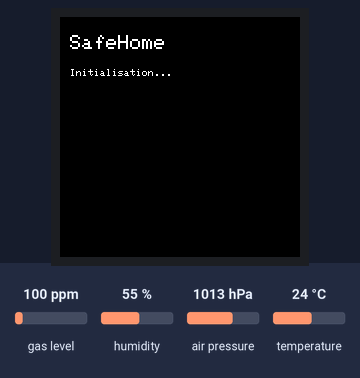
This sketch was run on a simulated ESP32. Shown: 240×240 colour display. The inputs (shaded band) are chosen by the test bench; at power-on: gas level 100 ppm, humidity 55 %, air pressure 1013 hPa, temperature 24 °C. WiFi joins after 1.5 s; servers stay silent unless stated; uploads are accepted with an empty reply; what the sketch prints to the serial monitor is not drawn.

Above: at 0.8 s.
At 11.0 s:
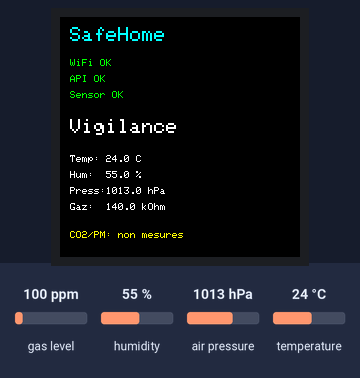
11.1 s: gas level set to 20 ppm
23.6 s: humidity set to 69 %
36.1 s: humidity set to 72 %
At 41.1 s:
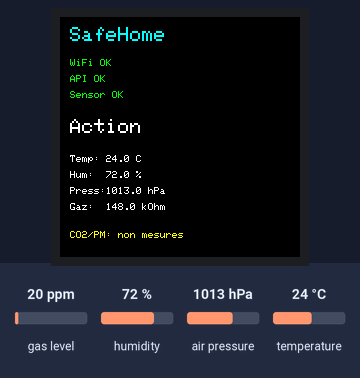
48.6 s: air pressure set to 952 hPa
At 50.9 s:
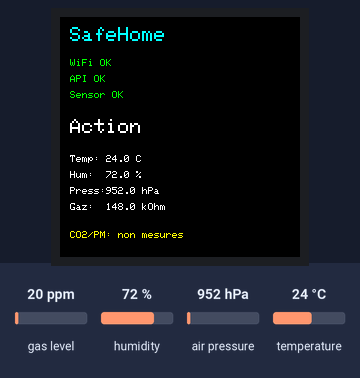
61.1 s: temperature set to 12 °C
73.6 s: humidity set to 40 %
At 81.6 s:
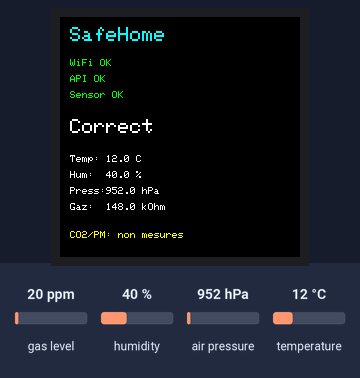
Timing chart, 0 to 83.1 s (numbered marks = the images above; inputs shaded):
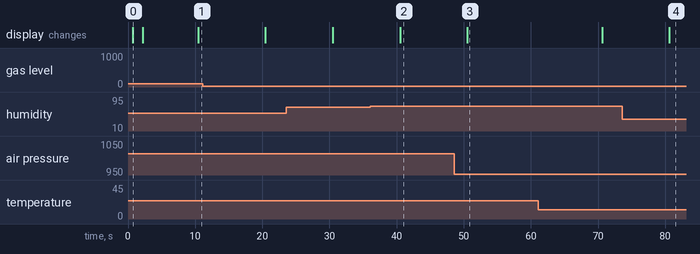

The sketch:

safehome_esp32_bme680_tft.ino
```cpp
#include <Adafruit_BME680.h>
#include <Adafruit_GFX.h>
#include <Adafruit_ST7789.h>
#include <ArduinoJson.h>
#include <HTTPClient.h>
#include <SPI.h>
#include <WiFi.h>
#include <Wire.h>

#include "config.h"

Adafruit_BME680 bme;
Adafruit_ST7789 tft = Adafruit_ST7789(TFT_CS_PIN, TFT_DC_PIN, TFT_RST_PIN);

bool sensorOk = false;
bool apiOk = false;
unsigned long lastSendAt = 0;

struct Reading {
  float temperature;
  float humidity;
  float pressure;
  uint32_t gasResistance;
  int battery;
};

void drawStatusLine(const char* label, bool ok, int16_t y) {
  tft.setCursor(10, y);
  tft.setTextColor(ok ? ST77XX_GREEN : ST77XX_RED);
  tft.setTextSize(1);
  tft.print(label);
  tft.print(ok ? " OK" : " KO");
}

void drawBootScreen(const char* message) {
  tft.fillScreen(ST77XX_BLACK);
  tft.setTextColor(ST77XX_WHITE);
  tft.setTextSize(2);
  tft.setCursor(10, 18);
  tft.print("SafeHome");
  tft.setTextSize(1);
  tft.setCursor(10, 52);
  tft.print(message);
}

int readBatteryPercent() {
  if (BATTERY_ADC_PIN < 0) return -1;

  int raw = analogRead(BATTERY_ADC_PIN);
  float voltage = (raw / 4095.0) * 3.3 * 2.0;
  float percent = (voltage - BATTERY_MIN_VOLTAGE) * 100.0 / (BATTERY_MAX_VOLTAGE - BATTERY_MIN_VOLTAGE);
  if (percent < 0) percent = 0;
  if (percent > 100) percent = 100;
  return (int)round(percent);
}

bool connectWifi() {
  WiFi.mode(WIFI_STA);
  WiFi.begin(WIFI_SSID, WIFI_PASSWORD);

  unsigned long started = millis();
  while (WiFi.status() != WL_CONNECTED && millis() - started < 15000) {
    delay(300);
  }
  return WiFi.status() == WL_CONNECTED;
}

bool setupSensor() {
  Wire.begin(BME680_SDA_PIN, BME680_SCL_PIN);

  if (!bme.begin(0x76) && !bme.begin(0x77)) {
    return false;
  }

  bme.setTemperatureOversampling(BME680_OS_8X);
  bme.setHumidityOversampling(BME680_OS_2X);
  bme.setPressureOversampling(BME680_OS_4X);
  bme.setIIRFilterSize(BME680_FILTER_SIZE_3);
  bme.setGasHeater(320, 150);
  return true;
}

bool readBme680(Reading &reading) {
  if (!sensorOk || !bme.performReading()) {
    return false;
  }

  reading.temperature = bme.temperature;
  reading.humidity = bme.humidity;
  reading.pressure = bme.pressure / 100.0;
  reading.gasResistance = bme.gas_resistance;
  reading.battery = readBatteryPercent();
  return true;
}

String buildPayload(const Reading &reading) {
  StaticJsonDocument<384> doc;
  doc["device_id"] = DEVICE_ID;
  doc["temperature"] = round(reading.temperature * 10.0) / 10.0;
  doc["humidity"] = round(reading.humidity * 10.0) / 10.0;
  doc["pressure"] = round(reading.pressure * 10.0) / 10.0;
  doc["gas_resistance"] = reading.gasResistance;
  if (reading.battery >= 0) {
    doc["battery"] = reading.battery;
  }

  String payload;
  serializeJson(doc, payload);
  return payload;
}

bool postToSafeHome(const Reading &reading) {
  if (WiFi.status() != WL_CONNECTED) {
    connectWifi();
  }
  if (WiFi.status() != WL_CONNECTED) {
    return false;
  }

  HTTPClient http;
  http.begin(SAFEHOME_API_URL);
  http.addHeader("Content-Type", "application/json");

  String payload = buildPayload(reading);
  int httpCode = http.POST(payload);
  String response = http.getString();
  http.end();

  Serial.print("POST ");
  Serial.print(httpCode);
  Serial.print(" ");
  Serial.println(response);

  return httpCode >= 200 && httpCode < 300;
}

String estimatedStatus(uint32_t gasResistance, float humidity, float temperature) {
  if (humidity > 70 || gasResistance < 50000 || temperature > 25) {
    return "Action";
  }
  if (humidity < 40 || humidity > 60 || gasResistance < 100000 || temperature > 22) {
    return "Vigilance";
  }
  return "Correct";
}

void drawReading(const Reading &reading) {
  tft.fillScreen(ST77XX_BLACK);
  tft.setTextWrap(false);

  tft.setCursor(10, 10);
  tft.setTextColor(ST77XX_CYAN);
  tft.setTextSize(2);
  tft.print("SafeHome");

  tft.setTextSize(1);
  drawStatusLine("WiFi", WiFi.status() == WL_CONNECTED, 42);
  drawStatusLine("API", apiOk, 58);
  drawStatusLine("Sensor", sensorOk, 74);

  tft.setTextColor(ST77XX_WHITE);
  tft.setCursor(10, 102);
  tft.setTextSize(2);
  tft.print(estimatedStatus(reading.gasResistance, reading.humidity, reading.temperature));

  tft.setTextSize(1);
  tft.setCursor(10, 138);
  tft.print("Temp: ");
  tft.print(reading.temperature, 1);
  tft.print(" C");

  tft.setCursor(10, 154);
  tft.print("Hum:  ");
  tft.print(reading.humidity, 1);
  tft.print(" %");

  tft.setCursor(10, 170);
  tft.print("Press:");
  tft.print(reading.pressure, 1);
  tft.print(" hPa");

  tft.setCursor(10, 186);
  tft.print("Gaz:  ");
  tft.print(reading.gasResistance / 1000.0, 1);
  tft.print(" kOhm");

  tft.setTextColor(ST77XX_YELLOW);
  tft.setCursor(10, 214);
  tft.print("CO2/PM: non mesures");
}

void setup() {
  Serial.begin(115200);
  delay(500);

  SPI.begin(TFT_CLK_PIN, -1, TFT_MOSI_PIN, TFT_CS_PIN);
  tft.init(TFT_WIDTH, TFT_HEIGHT);
  tft.setRotation(0);
  drawBootScreen("Initialisation...");

  bool wifiOk = connectWifi();
  sensorOk = setupSensor();

  tft.setCursor(10, 78);
  tft.setTextColor(wifiOk ? ST77XX_GREEN : ST77XX_RED);
  tft.print(wifiOk ? "WiFi connecte" : "WiFi indisponible");

  tft.setCursor(10, 94);
  tft.setTextColor(sensorOk ? ST77XX_GREEN : ST77XX_RED);
  tft.print(sensorOk ? "BME680 detecte" : "BME680 non detecte");

  delay(1200);
}

void loop() {
  if (millis() - lastSendAt < SEND_INTERVAL_MS) {
    delay(50);
    return;
  }
  lastSendAt = millis();

  Reading reading;
  if (!readBme680(reading)) {
    sensorOk = false;
    drawBootScreen("Erreur BME680");
    delay(1000);
    return;
  }

  apiOk = postToSafeHome(reading);
  drawReading(reading);
}
```

config_example.h
```cpp
#pragma once

// Copiez ce fichier vers config.h et renseignez vos valeurs locales.
// Ne committez jamais config.h avec vos identifiants WiFi.

#define WIFI_SSID "Votre_WiFi"
#define WIFI_PASSWORD "Votre_mot_de_passe"

// Exemple depuis le même réseau WiFi que le Mac:
// http://192.168.1.42:5001/api/sensor-data
#define SAFEHOME_API_URL "http://192.168.1.XX:5001/api/sensor-data"
#define DEVICE_ID "safehome_001"

// En développement, l'envoi toutes les 10 secondes facilite la démonstration.
#define SEND_INTERVAL_MS 10000UL

// BME680 I2C
#define BME680_SDA_PIN 21
#define BME680_SCL_PIN 22

// ST7789 SPI
#define TFT_CLK_PIN 18
#define TFT_MOSI_PIN 23
#define TFT_DC_PIN 2
#define TFT_RST_PIN 4
#define TFT_CS_PIN 5

// Beaucoup de modules ST7789 ESP32 sont en 240x240 ou 240x320.
#define TFT_WIDTH 240
#define TFT_HEIGHT 240

// Batterie optionnelle. Laissez -1 si aucune mesure batterie n'est câblée.
#define BATTERY_ADC_PIN -1
#define BATTERY_MIN_VOLTAGE 3.30
#define BATTERY_MAX_VOLTAGE 4.20
```

Measured:
- the behaviour switches between 70 and 71 % on humidity (found by bisection; images 1 and 2)
- after the input at 36.1 s, the display: changes after 4.4 s (image 2)
- after the input at 48.6 s, the display: changes after 1.9 s (image 3)
- after the input at 73.6 s, the display: changes after 7.0 s (image 4)
- what the display in image 0 shows lasts 1.5 s, from 0.7 s to 2.2 s
